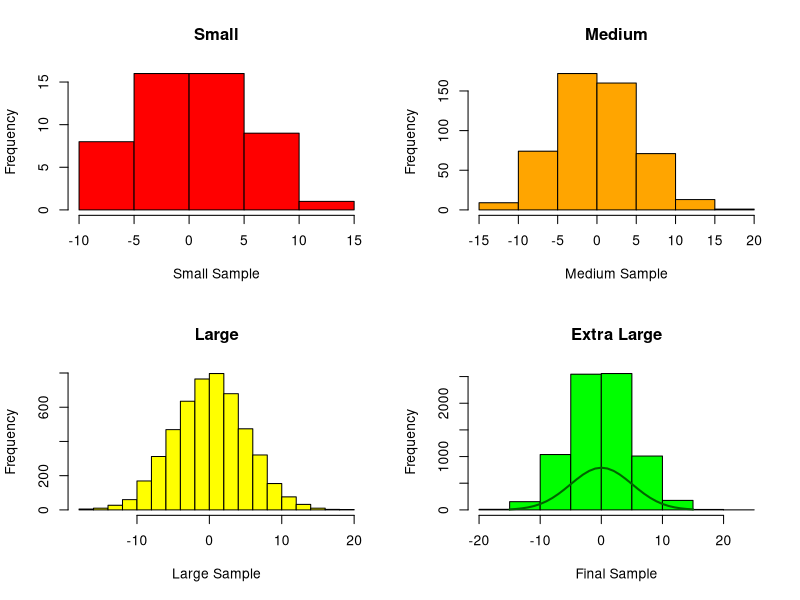

R code for this plot:
## ---- chunk 1
knitr::opts_knit$set(root.dir = "D:/Projects/Introduction-to-R/")
## ---- chunk 2
CLTProof <- function() {
  n1 <- 50           # Create four sample size variables
  n2 <- 500
  n3 <- 5000
  n4 <- 7500
  xBar1 <- rnorm(10000, sd = 5)    # generates multivariate normal random variates (10,000 of them)
  xBarPop <- mean(xBar1)           # calculate the mean
  xBarPopsd <- sd(xBar1)           # calculate the standard deviation
  
  xBar2 <- sample(xBar1, n1)       # takes n samples from the random number pool xBar1
  xBar3 <- sample(xBar1, n2)
  xBar4 <- sample(xBar1, n3)
  xBar5 <- sample(xBar1, n4)
  Labels <-                        # optional step - setup some pretty labels
    c("Population",
      "Small Sample",
      "Medium Sample",
      "Large Sample",
      "Larger Sample")
  meansCompare <- c(xBarPop, mean(xBar2), mean(xBar3), mean(xBar4), mean(xBar5))
  meansTable <- data.frame(Labels, meansCompare)
  par(mfrow = c(2, 2))                # For the plot, setup a 2x2 grid
  hist(xBar2,
       main = "Small",
       col = "red",
       xlab = "Small Sample")
  hist(xBar3,
       main = "Medium",
       col = "orange",
       xlab = "Medium Sample")
  hist(xBar4,
       main = "Large",
       col = "yellow",
       xlab = "Large Sample")
  hist(xBar5,
       main = "Extra Large",
       col = "green",
       xlab = "Final Sample")
  
  xBar5Mn <- mean(xBar5)                        # draw a bell curve over the last graph
  xBar5sd <- sd(xBar5)                          # calculate standard deviation
  x <- seq(-15, 15, 1)                          # Generate a distribution
  y <- dnorm(x, xBar5Mn, xBar5sd) * 10000
  lines(x, y, lwd = 2, col = "dark green")      # plot the line - it should overlay the bell

  meansTable   # print the means table comparison
}

CLTProof()     # execute the function you created
## ---- chunk 3
quickSort <- function(aVector, lowIndex, highIndex) {
  if (lowIndex < highIndex)
  {
    pivot <- aVector[highIndex];  
    
    i <- (lowIndex - 1) 
    
    for (j in lowIndex:(highIndex-1)) {
      if (aVector[j] <= pivot) {
        i<-i+1
        
        #Exchange values
        aTemp<-aVector[i]
        aVector[i]<-aVector[j]
        aVector[j]<-aTemp
      }
    }
    # Exchange values
    aTemp <-aVector[(i+1)]
    aVector[i+1] <- aVector[highIndex]
    aVector[highIndex] <- aTemp
    
    anIndex <- i + 1
        
    aVector <- quickSort(aVector, lowIndex, anIndex - 1);  
    aVector <- quickSort(aVector, anIndex + 1, highIndex); 
  }
  return(aVector)
}

#Test QuickSort
myNum <- c(56,12,23,87,10,45,27,72,23,20,100)
mySortedNum <- quickSort(myNum,1,length(myNum))
mySortedNum

myNum <- c(10,9,8,7,6,5,4,3)
mySortedNum <- quickSort(myNum,1,length(myNum))
mySortedNum

myNum <- c(1,2,1,2)
mySortedNum <- quickSort(myNum,1,length(myNum))
mySortedNum
## ---- chunk 4
createTree <- function (aValue) {
  
  aTree <- matrix(data=c(NA,NA,NA),nrow=3,ncol=3)
  aTree[1,2] <- aValue
  colnames(aTree)<-c("Left","Value","Right")
  aSize<-3
  anIndex<-2
  
  aResult <- list(nextIndex=anIndex, matrixSize=aSize, treeMatrix=aTree)
  return(aResult)
}

addNode <-function(aTree,aValue) {
  
  nextIndex <- aTree["nextIndex"][[1]]
  matrixSize <- aTree["matrixSize"][[1]]
  treeMatrix <- aTree["treeMatrix"][[1]]
  
  # Add more space to the matrix if needed
  if (nextIndex > matrixSize) {
    treeMatrix <- rbind(treeMatrix, matrix(c(NA,NA,NA),nrow=3,ncol=3))
    matrixSize <- matrixSize + 3
  }
  
  # Set starting location  
  anIndex <- 1
  while (anIndex > 0){
    if (aValue <= treeMatrix[anIndex,"Value"]) {
      # Add Value
      if (is.na(treeMatrix[anIndex,"Left"])) {
        treeMatrix[anIndex,"Left"]<-nextIndex
        treeMatrix[nextIndex,"Value"]<-aValue
        anIndex<-0
      } else {
        # Traverse down a level to the Left
        anIndex <- treeMatrix[anIndex,"Left"][[1]]
      }
    } else {
      if (is.na(treeMatrix[anIndex,"Right"])) {
        treeMatrix[anIndex,"Right"]<-nextIndex
        treeMatrix[nextIndex,"Value"]<-aValue
        anIndex<-0
      } else {
        # Traverse down a level to the Right
        anIndex <- treeMatrix[anIndex,"Right"][[1]]
      }
    }
  }
  nextIndex<-nextIndex+1
  aResult <- list(nextIndex=nextIndex, matrixSize=matrixSize, treeMatrix=treeMatrix)
  return(aResult)
}    

printTree <- function(aTree, aSpace=1, anIndex=1){
  
  treeMatrix <- aTree["treeMatrix"][[1]]
  aCount <- 5
  
  if(is.na(treeMatrix[anIndex,"Value"][[1]]) == TRUE) {
    return()
  }
  
  aSpace <- aSpace+aCount
  
  printTree(aTree, aSpace, treeMatrix[anIndex,"Right"][[1]])
  if (exists("printString") != TRUE) {
    printString<-""
  }
  cat(rep(".",(aSpace-aCount-1)), sep="")
  cat(treeMatrix[anIndex,"Value"][[1]],"\n")
  printTree(aTree, aSpace, treeMatrix[anIndex, "Left"][[1]])
  
  return()
}

# Test Binary Tree
aTree <- createTree(8)       # Create Basic Tree
p<-printTree(aTree)          # Print it out

aTree <- addNode(aTree,5)    # Add a node with value 5
p<-printTree(aTree)

aTree <- addNode(aTree,20)   # Add a node of value 20
p<-printTree(aTree)

aTree <- addNode(aTree,6)    # Add a node of value 6
p<-printTree(aTree)

aTree <- addNode(aTree,2)    # Add a node of value 2
p<-printTree(aTree)

aTree <- addNode(aTree,21)   # Add a node of value 21
p<-printTree(aTree)

aTree <- addNode(aTree,18)   # Add a node of value 18
p<-printTree(aTree)
## ---- chunk 5
evntrow <- function(evnttm,evntty,appin=NULL) {
  rw <- c(list(evnttime=evnttm,evnttype=evntty),appin)
  return(as.data.frame(rw))
}

# insert event with time evnttm and type evntty into event list;
# appin is an optional set of application-specific traits of this event,
# specified in the form a list with named components
schedevnt <- function(evnttm,evntty,appin=NULL) {
  newevnt <- evntrow(evnttm,evntty,appin)
  # if the event list is empty, set it to consist of evnt and return
  if (is.null(sim$evnts)) {
    sim$evnts <<- newevnt
    return()
  }
  # otherwise, find insertion point
  inspt <- binsearch((sim$evnts)$evnttime,evnttm) 
  # now "insert," by reconstructing the data frame; we find what
  # portion of the current matrix should come before the new event and
  # what portion should come after it, then string everything together
  before <- 
    if (inspt == 1) NULL else sim$evnts[1:(inspt-1),]
  nr <- nrow(sim$evnts)
  after <- if (inspt <= nr) sim$evnts[inspt:nr,] else NULL
  sim$evnts <<- rbind(before,newevnt,after)
}

# binary search of insertion point of y in the sorted vector x; returns
# the position in x before which y should be inserted, with the value
# length(x)+1 if y is larger than x[length(x)]; could be changed to C
# code for efficiency
binsearch <- function(x,y) {
  n <- length(x)
  lo <- 1
  hi <- n
  while(lo+1 < hi) {
    mid <- floor((lo+hi)/2)
    if (y == x[mid]) return(mid)
    if (y < x[mid]) hi <- mid else lo <- mid
  }
  if (y <= x[lo]) return(lo)
  if (y < x[hi]) return(hi)
  return(hi+1)
}

# start to process next event (second half done by application
# programmer via call to reactevnt()) 
getnextevnt <- function() {
  head <- sim$evnts[1,]
  # delete head
  if (nrow(sim$evnts) == 1) {
    sim$evnts <<- NULL
  } else sim$evnts <<- sim$evnts[-1,]
  return(head)
}

# simulation body
# arguments:
#    initglbls:  application-specific initialization function; inits
#      globals to statistical totals for the app, etc.; records apppars
#      in globals; schedules the first event
#    reactevnt: application-specific event handling function, coding the
#       proper action for each type of event
#    prntrslts:  prints application-specific results, e.g. mean queue
#       wait
#    apppars:  list of application-specific parameters, e.g.
#      number of servers in a queuing app
#    maxsimtime:  simulation will be run until this simulated time 
#    dbg:  debug flag; if TRUE, sim will be printed after each event
dosim <- function(initglbls,reactevnt,prntrslts,maxsimtime,apppars=NULL,
                  dbg=FALSE) {
  sim <<- list()
  sim$currtime <<- 0.0  # current simulated time
  sim$evnts <<- NULL  # events data frame
  sim$dbg <<- dbg
  initglbls(apppars)
  while(sim$currtime < maxsimtime) {  
    head <- getnextevnt()
    sim$currtime <<- head$evnttime  # update current simulated time
    reactevnt(head)  # process this event 
    if (dbg) print(sim)
  }
  prntrslts()
}

# Bus terminal application specific functions 
# This simulation assumes a normal distribution for the servicing and arrival of a bus at a terminal.  
# The key to the simulation will largely be the identification of the right distribution.  A normal
# distribution would not be a proper choice if there are going to be values near zero, which would result 
# in an error trap.  By adjusting the values in the error trap, the normal distribution would be lost.
terminalInitGlbls <- function(apppars) {
  terminal.Glbls <<- list()
  # simulation parameters
  terminal.Glbls$arrvrate <<- apppars$arrvrate
  terminal.Glbls$arrvsd   <<- apppars$arrvsd
  terminal.Glbls$srvrate <<- apppars$srvrate
  terminal.Glbls$srvsd <<- apppars$srvsd
  # server queue, consisting of arrival times of queued jobs
  terminal.Glbls$srvq <<- vector(length=0) 
  # statistics
  terminal.Glbls$busesDeparted <<- 0  # jobs done so far
  terminal.Glbls$totwait <<- 0.0  # total wait time so far

  aTime <- rnorm(1,terminal.Glbls$arrvrate,terminal.Glbls$arrvsd)
  # Prevent buses from arriving "in the past" or at the same time
  ifelse (aTime <= 0,1,aTime)                     
  arrvtime <- sim$currtime + aTime
  schedevnt(arrvtime,"arrv",list(arrvtime=arrvtime))
}

# application-specific event processing function called by dosim()
# in the general DES library 
terminalEvent <- function(head) {
  if (head$evnttype == "arrv") {  # arrival

    if (length(terminal.Glbls$srvq) == 0) {
      terminal.Glbls$srvq <<- head$arrvtime

      aTime <- rnorm(1,terminal.Glbls$srvrate,terminal.Glbls$srvsd)
      
      # Error Trap - Bus must stop for at least 1 minute to handle empty buses
      ifelse (aTime <= 0,1,aTime)
      
      srvdonetime <- sim$currtime + aTime                     
      
      schedevnt(srvdonetime,"srvdone",list(arrvtime=head$arrvtime))
    } else {
      terminal.Glbls$srvq <<- c(terminal.Glbls$srvq,head$arrvtime)
    }
    
    # generate next arrival using a normal distribution
    aTime <- rnorm(1,terminal.Glbls$arrvrate,terminal.Glbls$arrvsd)
    # Error Trap - Prevent buses from arriving "in the past" or at the same time
    ifelse (aTime <= 0,1,aTime)                     
    arrvtime <- sim$currtime + aTime
    schedevnt(arrvtime,"arrv",list(arrvtime=arrvtime))
  } else {  

    terminal.Glbls$busesDeparted <<- terminal.Glbls$busesDeparted + 1
    terminal.Glbls$totwait <<- terminal.Glbls$totwait + sim$currtime - head$arrvtime
    # remove from queue
    terminal.Glbls$srvq <<- terminal.Glbls$srvq[-1]
    # more still in the queue?
    if (length(terminal.Glbls$srvq) > 0) {
      # schedule new service
      
      aTime <- rnorm(1,terminal.Glbls$srvrate,terminal.Glbls$srvsd)
      # Bus must stop for at least 1 minute to handle empty situations
      ifelse (aTime <= 0,1,aTime)
      
      srvdonetime <- sim$currtime + aTime                     
      schedevnt(srvdonetime,"srvdone",list(arrvtime=terminal.Glbls$srvq[1]))
    } 
  }
}

terminalSimResultsPrint <- function() {
  print("Total Wait Time:")
  print(terminal.Glbls$totwait)
  print("Total Buses Serviced:")
  print(terminal.Glbls$busesDeparted)
  print("Bus mean times (minutes):")
  print(terminal.Glbls$totwait/terminal.Glbls$busesDeparted)
}

# Bus termininal is open for 12 hours a day (i.e. 720 minutes)
# A simulation with typical parameters
dosim(terminalInitGlbls,terminalEvent,terminalSimResultsPrint,720,list(arrvrate=45,arrvsd=10,srvrate=45,srvsd=10))

# A simulation with quick service rates
dosim(terminalInitGlbls,terminalEvent,terminalSimResultsPrint,720,list(arrvrate=45,arrvsd=10,srvrate=5,srvsd=1))

# A simulation with quick arrivals
dosim(terminalInitGlbls,terminalEvent,terminalSimResultsPrint,720,list(arrvrate=5,arrvsd=1,srvrate=45,srvsd=10))
